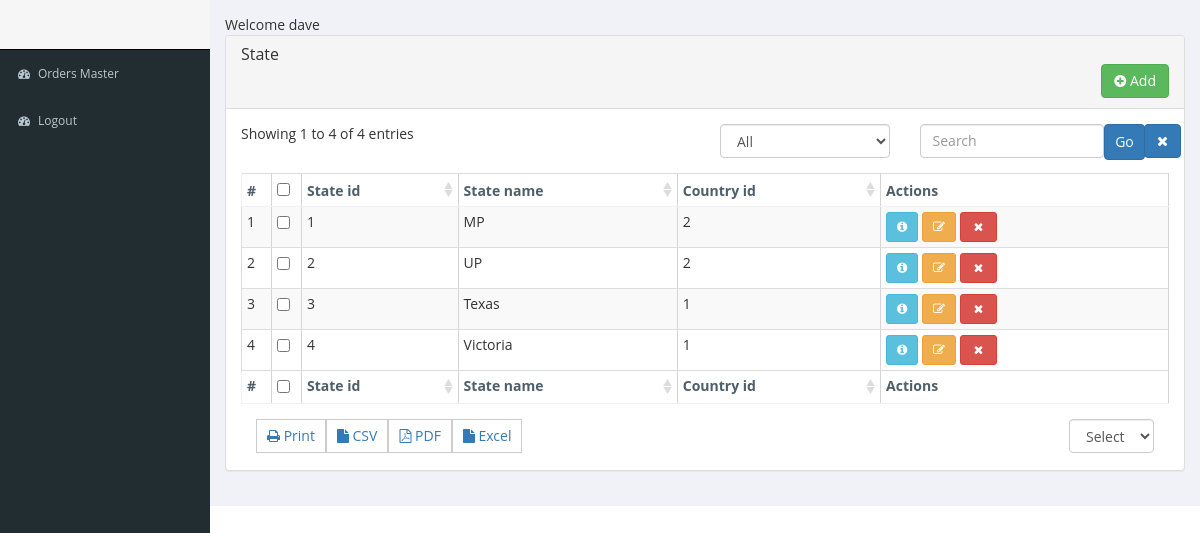
Screenshot of /state.php (signed in) with the database file from the repository.
### tables this page shows
CREATE TABLE `state` (
  `state_id` int(11) NOT NULL AUTO_INCREMENT,
  `state_name` varchar(250) NOT NULL,
  `country_id` int(11) NOT NULL,
  PRIMARY KEY (`state_id`)
);

### script/classes/PDOModel.php (called while the page is built, shortened)
<?php
Class PDOModel {
    public $columns = "*";
    public $dbTransaction = false;
    public $backtick = "`";
    public $limit;
    public $fetchType;
    private $whereCondition = "";
    private $dbObj = NULL;
    private $sql;
    private $dbType;
    private $dbHostName;
    private $dbName;
    private $dbUserName;
    private $dbPassword;
    private $values = array();
    private $subSQL = "";
    private $joinString = "";
    public function connect($hostName, $userName, $password, $databaseName, $dbType = "mysql", $charset = "utf8") {
        $this->dbType = strtolower($dbType);
        $this->dbHostName = $hostName;
        $this->dbName = $databaseName;
        $this->dbUserName = $userName;
        $this->dbPassword = $password;
        $this->characterSet = $charset;
        $this->dbObj = NULL;
        $this->connectionStatus = 0;
        if ($this->connectionStatus == 1){
            $this->dbObj->setAttribute(PDO::ATTR_ERRMODE, PDO::ERRMODE_EXCEPTION);
        } else{
            $this->setErrors("Not able to connect to database. Please check details");
            return false;
        }
        if ($this->characterSet && $this->dbType == "mysql")
            $this->dbObj->exec("set names '" . $this->characterSet."'");
        return $this;
    }
    private function connectMysql() {
        try {
            $this->dbObj = new PDO("mysql:host=$this->dbHostName;dbname=$this->dbName", $this->dbUserName, $this->dbPassword);
            $this->connectionStatus = 1;
        } catch (PDOException $e) {
            $this->setErrors($e->getMessage());
        }
    }
    public function select($dbTableName) {
        try {
            $this->sql = $this->getSelectQuery($dbTableName);
            $stmt = $this->dbObj->prepare($this->sql);
            $stmt->execute($this->values);
            $result = $stmt->fetchAll($this->getFetchType());
            return $result;
        } catch (PDOException $e) {
            if ($this->dbTransaction == true) {
                $this->dbRollBack = true;
                $this->dbObj->rollBack();
            }
            $this->setErrors($e->getMessage());
        }
    }
    public function primaryKey($dbTableName) {
        try {
            if ($this->dbType === "pgsql")
                $this->sql = "SELECT a.attname, format_type(a.atttypid, a.atttypmod) AS data_type FROM  pg_index i JOIN   pg_attribute a ON a.attrelid = i.indrelid AND a.attnum = ANY(i.indkey) WHERE  i.indrelid = '$dbTableName'::regclass AND    i.indisprimary;";
            else if ($this->dbType === "sqlite")
                $this->sql = "pragma table_info ($dbTableName)";
            else if ($this->dbType === "sqlserver")
                  $this->sql = "SELECT Col.Column_name from INFORMATION_SCHEMA.TABLE_CONSTRAINTS Tab, INFORMATION_SCHEMA.CONSTRAINT_COLUMN_USAGE Col WHERE
                                Col.Constraint_Name = Tab.Constraint_Name
                                AND Col.Table_Name = Tab.Table_Name
                                AND Constraint_Type = 'PRIMARY KEY'
                                AND Col.Table_Name = '$dbTableName'";
            else
                $this->sql = "SHOW INDEXES FROM " . $this->parseTable($dbTableName) . " WHERE Key_name = 'PRIMARY'";
            $stmt = $this->dbObj->prepare($this->sql);
            $stmt->execute();
            $result = $stmt->fetchAll($this->getFetchType());
            if (count($result) > 0) {
                if ($this->dbType === "pgsql")
                    return $result[0]["attname"];
                else if ($this->dbType === "sqlite")
                    return $result[0]["name"];
                else
                    return $result[0]["Column_name"];
            } else
                return "";
        } catch (PDOException $e) {
            $this->setErrors($e->getMessage());
        }
    }
    private function getSelectQuery($dbTableName) {
        if (is_array($this->columns) && count($this->columns) > 0)
            $cols = implode(",", array_values($this->parseColumns($this->columns)));
        else {
            $cols = "$dbTableName.* ";
        }
        $sql = "SELECT " . $cols . $this->subSQL . " FROM " . $this->parseTable($dbTableName) . " " . $this->joinString . " " . $this->whereCondition
                . $this->getGroupByCondition() . $this->getHavingCondition() . $this->getorderByCondition() . $this->getLimitCondition();
        return $sql;
    }
    private function getorderByCondition() {
        $orderBy = "";
        return $orderBy;
    }
    private function getLimitCondition() {
        $limitBy = "";
        if (!empty($this->limit)) {
            if ($this->dbType === "pgsql") {
                $limit = explode(",", $this->limit);
                $limitBy.=" LIMIT " . $limit[1];
                if (isset($limit[1]))
                    $limitBy.=" OFFSET " . $limit[0];
            }
            else if ($this->dbType === "sqlserver") {
                 $limit = explode(",", $this->limit);
                 $limitBy.=" OFFSET " . $limit[0]. " ROWS";
                  if (isset($limit[1]))
                       $limitBy.=" FETCH NEXT  " . $limit[1]." ROWS ONLY";
            }
            else {
                $limitBy.=" LIMIT " . $this->limit;
            }
        }
        return $limitBy;
    }
    private function getGroupByCondition() {
        $groupby = "";
        return $groupby;
    }
    private function getHavingCondition() {
        $having = "";
        return $having;
    }
    private function getFetchType() {
        switch (strtoupper($this->fetchType)) {
            default: return PDO::FETCH_ASSOC;
        }
    }
    public function resetAll() {
        $this->whereCondition = "";
        $this->joinString = "";
        $this->joinTables = array();
        $this->values = array();
        $this->limit = "";
        $this->columns = array();
        $this->havingCondition = array();
        $this->subSQL = "";
    }
    private function parseColumns($cols) {
        $columns = array();
        if (is_array($cols) && !empty($this->backtick)) {
            foreach ($cols as $col) {
                if ($this->checkColAggr($col)) {
                    $alias = explode(" as ", strtolower($col));
                    if (isset($alias[1]))
                        $col = trim($alias[0]) . " AS " . $this->backtick . trim($alias[1]) . $this->backtick;
                }
                $columns[] = $col;
            }
        } else {
            $columns = $cols;
        }
        return $columns;
    }
    private function parseTable($dbTable) {
        $table = $dbTable;
        if (!empty($this->backtick)) {
            if (preg_match("/\bas\b/i", strtolower($dbTable))) {
                list($tableName, $alias) = explode("as", strtolower($dbTable));
                $table = $this->backtick . trim($tableName) . $this->backtick . " AS " . $this->backtick . trim($alias) . $this->backtick;
            } else {
                $table = $this->backtick . trim($dbTable) . $this->backtick;
            }
        }
        return $table;
    }
    private function checkColAggr($column) {
        $col = strtolower($column);
        if (strpos($col, "concat") !== false || strpos($col, "sum") !== false || strpos($col, "max") !== false || strpos($col, "min") !== false || strpos($col, "count") !== false || strpos($col, "distinct") !== false) {
            return true;
        }
        return false;
    }
}

### script/classes/templates/pure/template-table.php (the view, shortened to what this page needs)
<div class="table-responsive">
    <table class="pdocrud-table table table-striped table-hover table-bordered table-condensed <?php if(isset($settings["tableCellEdit"]) && $settings["tableCellEdit"]) echo "pdocrud-excel-table" ?>" data-obj-key="<?php echo $objKey; ?>">
        <?php if ($settings["headerRow"]) { ?>
        <thead>
            <tr class="pdocrud-header-row">
                <?php if ($settings["numberCol"]) { ?>
                <th class="w1">
                        #
                    </th>
                <?php }
                if ($settings["checkboxCol"]) { ?>
                    <th class="w1">
                        <input type="checkbox" value="select-all" name="pdocrud_select_all" class="pdocrud-select-all"  />
                    </th>
                <?php }
                if ($columns) foreach ($columns as $colkey => $column) {
                    if(!in_array($column["col"], $colsRemove)){
                    ?>
                        <th <?php echo $column["attr"]; ?> data-action="<?php echo $column["sort"]; ?>"  data-sortkey="<?php echo $colkey; ?>" class="pdocrud-actions-sorting pdocrud-<?php echo $column["sort"]; ?>">
                            <span> <?php echo $column["colname"];
                            ?>
                            </span>
                        </th>
                    <?php }
                }
                if ($settings["actionbtn"]) {
                    ?>
                    <th>
                        <?php echo $lang["actions"] ?>
                    </th>
                    <?php } ?>
            </tr>
        </thead>
        <?php } ?>
        <tbody>
        <?php
        $rowcount = $settings["row_no"];
        if ($data)
            foreach ($data as $rows) {
                ?>
                <tr data-id="<?php if(isset($rows[$pk])) echo $rows[$pk]; ?>" id="pdocrud-row-<?php echo $rowcount; ?>" class="pdocrud-data-row <?php if(isset($rows[0]["class"])) echo $rows[0]["class"]; ?>" <?php if(isset($rows[0]["style"])) echo $rows[0]["style"]; ?>>
                   <?php  if ($settings["numberCol"]) { ?>
                    <td class="pdocrud-row-count">
                    <?php echo $rowcount + 1; ?>
                    </td>
                   <?php } if ($settings["checkboxCol"]) { ?>
                    <td class="pdocrud-row-actions">
                        <input type="checkbox" class="pdocrud-select-cb" value="<?php echo $rows[$pk]; ?>" />
                    </td>
                    <?php }
                    foreach ($rows as $col => $row) {
                         if(!in_array($col, $colsRemove)){
                        if (is_array($row)) {
                            ?>
                            <td class="pdocrud-row-cols <?php if(isset($row["class"])) echo $row["class"]; ?>"  <?php if(isset($row["style"])) echo $row["style"]; ?>>
                            <?php if(isset($row["sum_type"])) { echo $lang[$row["sum_type"]]; $sumrow = true; }?>
                            <?php echo $row["content"]; ?>
                            </td>
                            <?php
                        } else {
                            ?>
                            <td class="pdocrud-row-cols">
                            <?php echo $row; ?>
                            </td>
                            <?php
                        }
                      }
                    }
                        ?>
                        <?php continue;
                    if (is_array($btnActions) && count($btnActions)) {
                        ?>
                       <td class="pdocrud-row-actions">
                        <?php foreach ($btnActions as  $action_name => $action) {
                            list( $key, $colName, $action_val, $type, $text, $attr, $url, $cssClass) = $action;
                            $columnVal = isset($rows[$colName]) ? $rows[$colName] : "";
                            $url =  preg_replace('/{[^}]+}/', $rows[$pk], $url);
                            if (is_array($text) && isset($text[$rows[$colName]]))
                                $action_text = $text[$rows[$colName]];
                            else
                                $action_text = $text;
                            ?>
                           <a class="pdocrud-actions pdocrud-button btn btn-sm <?php echo $cssClass;?> pdocrud-button-<?php echo $action_name;?>"
                             href="<?php echo $url;?>"
                             <?php
                            echo implode(', ', array_map(
                                            function ($v, $k) {
                                        return $k . '=' . $v;
                                    }, $attr, array_keys($attr)
                            )); ?>
                            data-id="<?php echo $rows[$pk]; ?>"
                            data-column-val="<?php echo $columnVal ?>"
                            data-unique-id="<?php echo $key; ?>"
                            data-action="<?php echo $type;?>"><?php echo $action_text; ?>
                           </a>
                       <?php } ?>
                       </td>
                    <?php } ?>
                </tr>
                <?php
                $rowcount++;
            }
        ?>
        </tbody>
         <?php if ($settings["footerRow"]) { ?>
        <tfoot>
            <tr class="pdocrud-header-row">
                <?php if ($settings["numberCol"]) { ?>
                    <th class="w1">
                        #
                    </th>
                <?php } if ($settings["checkboxCol"]) { ?>
                    <th class="w1">
                        <input type="checkbox" value="select-all" name="pdocrud_select_all" class="pdocrud-select-all"  />
                    </th>
                <?php } ?>
                <?php if ($columns) foreach ($columns as $colkey => $column) {
                    if(!in_array($column["col"], $colsRemove)){
                    ?>
                        <th <?php echo $column["attr"]; ?> data-action="<?php echo $column["sort"]; ?>"  data-sortkey="<?php echo $colkey; ?>" class="pdocrud-actions-sorting pdocrud-<?php echo $column["sort"]; ?>">
                            <?php echo $column["colname"];
                            ?>
                        </th>
                    <?php }
                }
                if ($settings["actionbtn"]) {
                    ?>
                    <th>
                    <?php echo $lang["actions"] ?>
                    </th>
               <?php } ?>
            </tr>
        </tfoot>
         <?php } ?>
    </table>
</div>

### script/css/style.css (style rules this page uses)
.pdocrud-table { table-layout:auto !important; }
.pdocrud-table-container table { margin-bottom: 0px; }
.pdocrud-table-container table tr.pdocrud-header-row { color: #4e5e6a; }
.pdocrud-table-container table tr.pdocrud-header-row th { border: 1px solid #f2f2f2; }
.pdocrud-table-container table tr.pdocrud-header-row th,.pdocrud-table-container .table tbody tr td { border-right: 1px solid #d5d5d5; white-space: nowrap; }
.pdocrud-actions-sorting { cursor: pointer; }
.w1 { width:30px; }
.pdocrud-sort { background:url('images/sort_both.png') no-repeat center right; }
.pdocrud-table-container table tr.pdocrud-header-row th span { padding-right: 2px; }

### rows the page displays
state: state_id "1", state_name "MP", country "2"
state: state_id "2", state_name "UP", country "2"
state: state_id "3", state_name "Texas", country "1"
state: state_id "4", state_name "Victoria", country "1"

### other values shown
$pdocrud->getUserSession("userName") "dave"
$lang["tableHeading"] "State"
$lang["add"] "Add"
$lang["dispaly_records_info"] "Showing 1 to 4 of 4 entries"
$searchbox "Go"
$column["colname"] "State id"
$column["colname"] "State name"
$column["colname"] "Country id"
$lang["actions"] "Actions"
$lang["print"] "Print"
$lang["csv"] "CSV"
$lang["pdf"] "PDF"
$lang["excel"] "Excel"
form field value "All"
form field pdocrud_records_per_page "Select"
